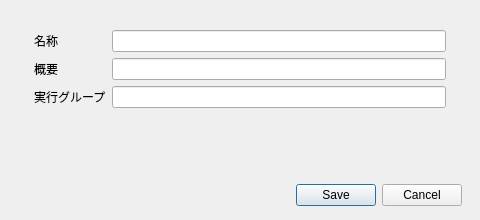
<?xml version="1.0" encoding="UTF-8"?>
<ui version="4.0"><class>RecordDialogForm</class><widget class="QDialog" name="RecordDialogForm"><property name="windowTitle"><string>実行データ</string></property><property name="geometry"><rect><x>0</x><y>0</y><width>480</width><height>220</height></rect></property><layout class="QVBoxLayout" name="rootLayout"><property name="leftMargin"><number>18</number></property><property name="topMargin"><number>16</number></property><property name="rightMargin"><number>18</number></property><property name="bottomMargin"><number>14</number></property><item><widget class="QFrame" name="recordCard"><layout class="QFormLayout" name="formLayout"><property name="leftMargin"><number>16</number></property><property name="topMargin"><number>14</number></property><property name="rightMargin"><number>16</number></property><property name="bottomMargin"><number>14</number></property><item row="0" column="0"><widget class="QLabel" name="nameLabel"><property name="text"><string>名称</string></property></widget></item><item row="0" column="1"><widget class="QLineEdit" name="nameEdit"/></item><item row="1" column="0"><widget class="QLabel" name="summaryLabel"><property name="text"><string>概要</string></property></widget></item><item row="1" column="1"><widget class="QLineEdit" name="summaryEdit"/></item><item row="2" column="0"><widget class="QLabel" name="groupLabel"><property name="text"><string>実行グループ</string></property></widget></item><item row="2" column="1"><widget class="QLineEdit" name="groupEdit"/></item></layout></widget></item><item><widget class="QDialogButtonBox" name="buttonBox"><property name="standardButtons"><set>QDialogButtonBox::Cancel|QDialogButtonBox::Save</set></property></widget></item></layout></widget><resources/><connections/></ui>
